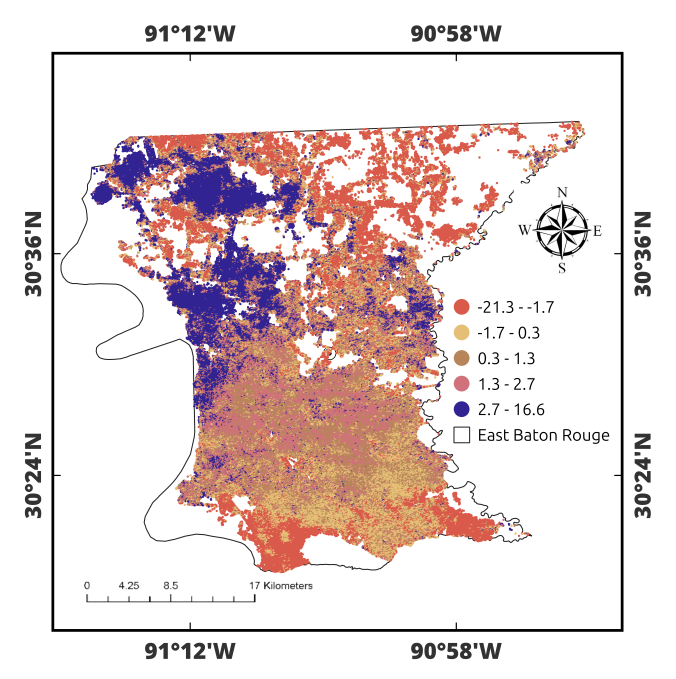
#> input picture media/rf_vel.png, 2027 x 2036 px, found by its file name (shown at 1/3 size); its folder holds 8 pictures in this run
$ python add_legend_titles.py
#> lines starting #> are read from the running program, lines starting #| are printed output that depends on the picture; after the words box and inside, x2 and y2 are one past the last pixel; in counts of white or black regions, pixels touching at a corner belong together
#> in add_legend_title, img is the input picture: PIL image 2027x2036 RGBA; mean R, G, B, A 230.3, 215.8, 215.1, 255
#!/usr/bin/env python3
from collections import deque
import os

import numpy as np
from PIL import Image, ImageDraw, ImageFont

MEDIA = '/home/kangah/Desktop/MasterThesisLsu/media'
FONT_BOLD = '/usr/share/fonts/truetype/dejavu/DejaVuSans-Bold.ttf'
TITLE_SIZE = 38


def find_top_legend_circle(img):
    arr = np.array(img.convert('RGBA'))
    h, w = arr.shape[:2]
#> h = 2036; w = 2027
    x_start = int(w * 0.64)
#> x_start = 1297
    red = arr[:, x_start:, 0]
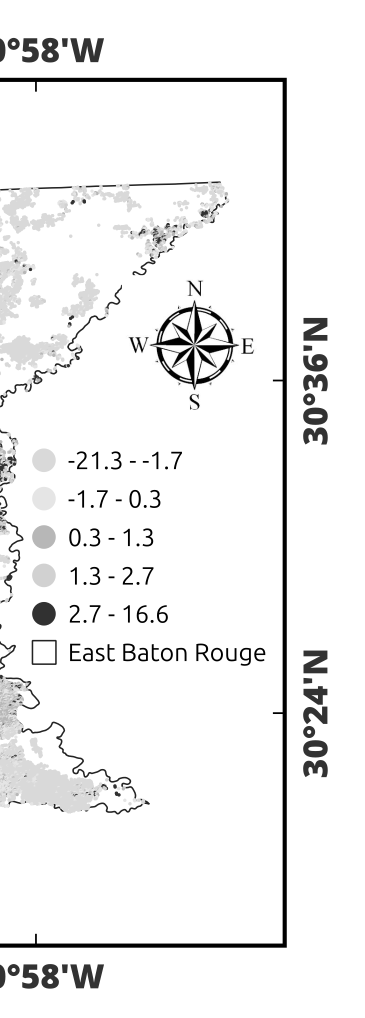
#> red: shape (2036, 730) (shown at 1/2 size); min 0, max 255, mean 241.1
    green = arr[:, x_start:, 1]
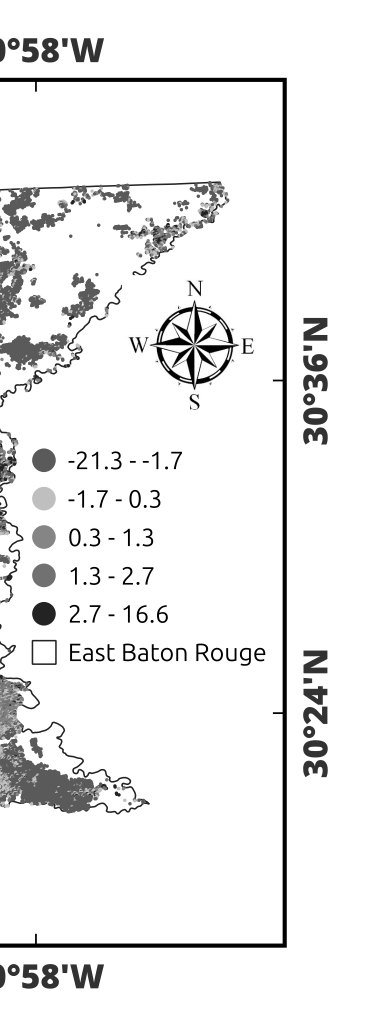
#> green: shape (2036, 730) (shown at 1/2 size); min 0, max 255, mean 236.8
    blue = arr[:, x_start:, 2]
    alpha = arr[:, x_start:, 3]
#> alpha: shape (2036, 730); every value is 255

    mask = (
        (red > 180) &
        (green > 60) & (green < 140) &
        (blue > 40) & (blue < 130) &
        (alpha == 255)
    )
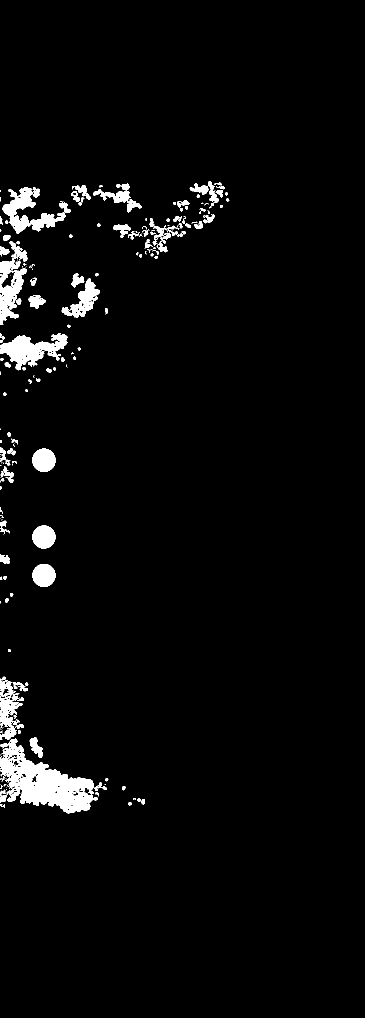
#> mask: shape (2036, 730) bool (shown at 1/2 size); 3.3% white; 207 white regions (88 under 20 px), largest, box (x1, y1, x2, y2) and area: (0, 1477, 204, 1627) 13350, (0, 667, 135, 741) 4705, (0, 482, 55, 650) 4229

    seen = np.zeros_like(mask, dtype=bool)
    candidates = []
    region_h, region_w = mask.shape
#> region_h = 2036; region_w = 730

    for y in range(region_h):
        for x in range(region_w):
            if not mask[y, x] or seen[y, x]:
                continue

            q = deque([(x, y)])
            seen[y, x] = True
            area = 0
            min_x = max_x = x
            min_y = max_y = y

            while q:
                cx, cy = q.popleft()
                area += 1
                min_x = min(min_x, cx)
                max_x = max(max_x, cx)
                min_y = min(min_y, cy)
                max_y = max(max_y, cy)

                for nx, ny in ((cx + 1, cy), (cx - 1, cy), (cx, cy + 1), (cx, cy - 1)):
                    if 0 <= nx < region_w and 0 <= ny < region_h and mask[ny, nx] and not seen[ny, nx]:
                        seen[ny, nx] = True
                        q.append((nx, ny))

            width = max_x - min_x + 1
            height = max_y - min_y + 1
            abs_min_x = min_x + x_start
            abs_max_x = max_x + x_start

            if (
                1400 <= area <= 2200 and
                40 <= width <= 55 and
                40 <= height <= 55 and
                abs_min_x > int(w * 0.66) and
                min_y > int(h * 0.35)
            ):
                candidates.append((min_y, abs_min_x, abs_max_x, max_y))

    if not candidates:
        raise RuntimeError('Could not find a legend circle')

    candidates.sort()
    top_y, left_x, right_x, bottom_y = candidates[0]
#> top_y = 897; left_x = 1361; right_x = 1407; bottom_y = 943
    return left_x, top_y, right_x, bottom_y


def add_legend_title(filename, title, kind):
    src = os.path.join(MEDIA, filename)
    img = Image.open(src).copy()
    draw = ImageDraw.Draw(img)
    font = ImageFont.truetype(FONT_BOLD, TITLE_SIZE)

    circle_left, circle_top, _, _ = find_top_legend_circle(img)
#> circle_left = 1361; circle_top = 897
    if kind == 'vel':
        title_x = circle_left - 12
#> title_x = 1349
    else:
        title_x = circle_left - 50
    title_y = circle_top - TITLE_SIZE - 15
#> title_y = 844

    bbox = draw.textbbox((title_x, title_y), title, font=font)
#> bbox = (1349, 851, 1704, 888)
    draw.rectangle(
        [bbox[0], bbox[1] - 5, bbox[2] + 5, bbox[3] + 5],
        fill='white',
    )
    draw.text((title_x, title_y), title, fill='black', font=font)
    img.save(src, 'PNG')
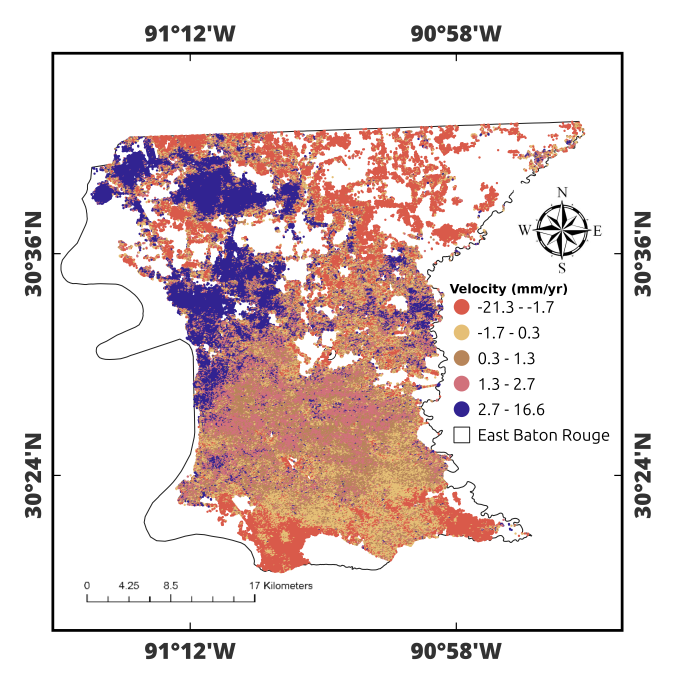
#> saved as rf_vel.png: PIL image 2027x2036 RGBA (shown at 1/3 size); mean R, G, B, A 230.1, 215.5, 214.9, 255
    print(f'  Added "{title}" to {filename} at ({title_x}, {title_y})')
#|   Added "Velocity (mm/yr)" to rf_vel.png at (1349, 844)


for f in ['rf_vel.png', 'et_vel.png', 'sbas_vel.png']:
    add_legend_title(f, 'Velocity (mm/yr)', 'vel')
#> pass 2 of the loop `for f in ['rf_vel.png', 'et_vel.png', 'sbas_vel.png']:`:
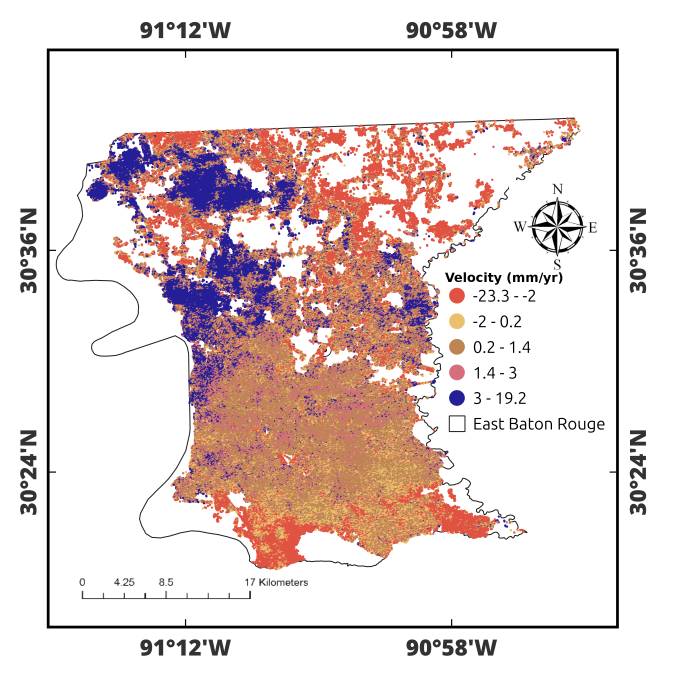
#> input picture media/et_vel.png, 2020 x 2026 px, found by its file name (shown at 1/3 size)
#> in add_legend_title, img is the input picture: PIL image 2020x2026 RGBA; mean R, G, B, A 230.1, 214.6, 212.9, 255
#> red: shape (2026, 728)
#> in find_top_legend_circle (call 2), `green = arr[:, x_start:, 1]`:
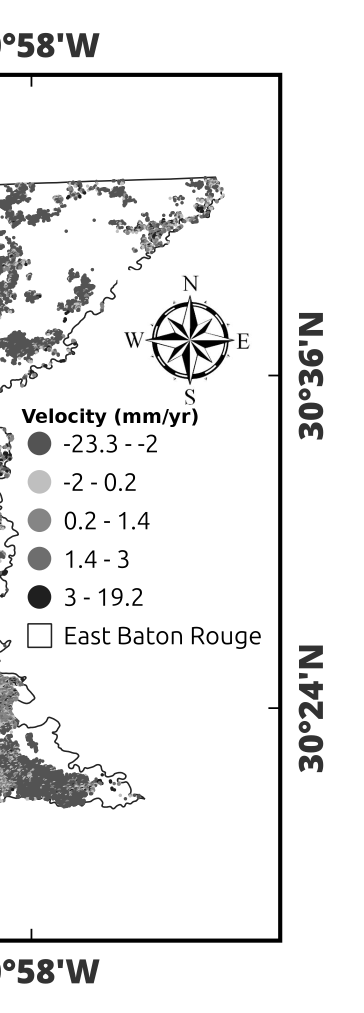
#> green: shape (2026, 728) (shown at 1/2 size); min 0, max 255, mean 236.6
#> blue: shape (2026, 728)
#> alpha: shape (2026, 728); every value is 255
#> in find_top_legend_circle (call 2), `mask = ( (red > 180) & (green > 60) & (green < 140) & (blue > 40) & (b..`:
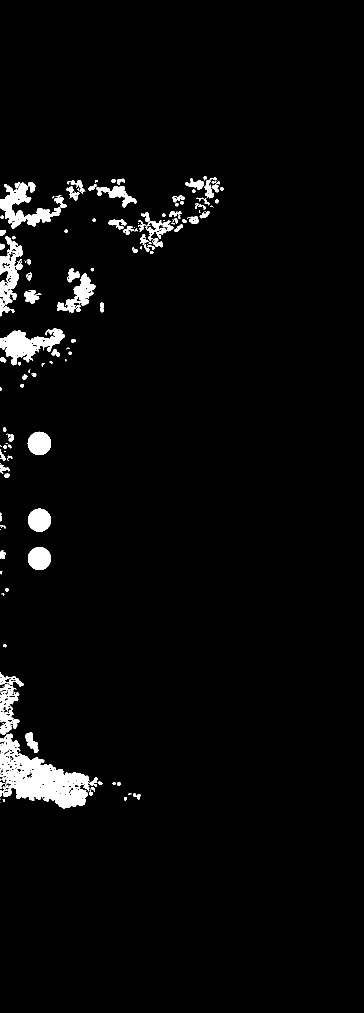
#> mask: shape (2026, 728) bool (shown at 1/2 size); 3.1% white; 156 white regions (46 under 20 px), largest, box (x1, y1, x2, y2) and area: (0, 1467, 179, 1617) 12565, (0, 657, 130, 731) 4322, (0, 365, 122, 457) 3968
#> circle_left = 1347; circle_top = 863
#> title_x = 1335
#> title_y = 810
#> bbox = (1335, 817, 1690, 854)
#|   Added "Velocity (mm/yr)" to et_vel.png at (1335, 810)
#> pass 3 of the loop `for f in ['rf_vel.png', 'et_vel.png', 'sbas_vel.png']:`:
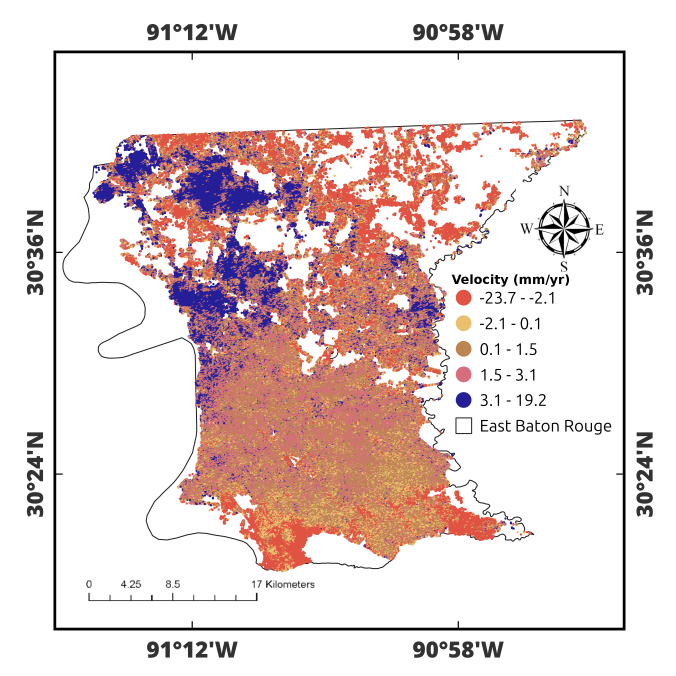
#> input picture media/sbas_vel.png, 2027 x 2027 px, found by its file name (shown at 1/3 size)
#> in add_legend_title, img is the input picture: PIL image 2027x2027 RGBA; mean R, G, B, A 231.2, 214.6, 213.3, 255
#> red: shape (2027, 730)
#> green: shape (2027, 730)
#> in find_top_legend_circle (call 3), `blue = arr[:, x_start:, 2]`:
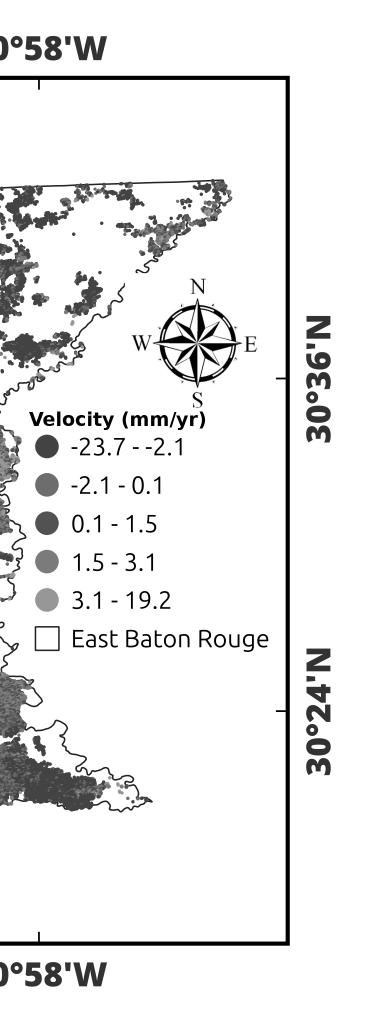
#> blue: shape (2027, 730) (shown at 1/2 size); min 0, max 255, mean 234.5
#> alpha: shape (2027, 730); every value is 255
#> in find_top_legend_circle (call 3), `mask = ( (red > 180) & (green > 60) & (green < 140) & (blue > 40) & (b..`:
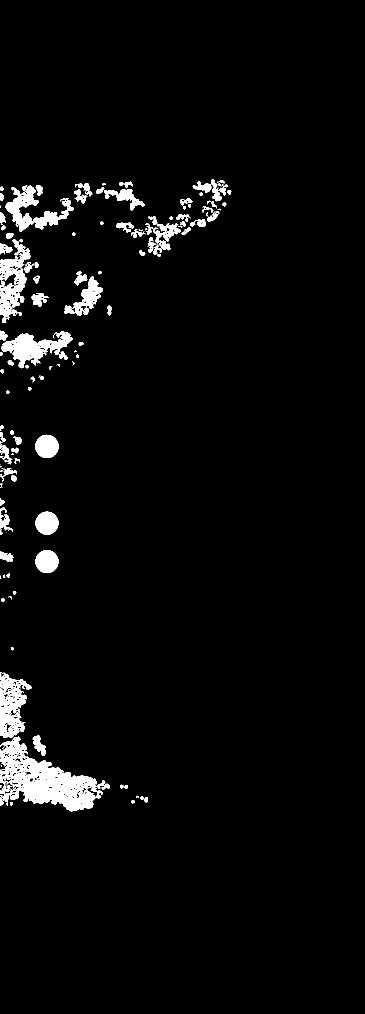
#> mask: shape (2027, 730) bool (shown at 1/2 size); 3.6% white; 143 white regions (36 under 20 px), largest, box (x1, y1, x2, y2) and area: (0, 1473, 220, 1623) 14044, (0, 478, 61, 646) 4662, (2, 663, 145, 737) 4487
#> circle_left = 1367; circle_top = 869
#> title_x = 1355
#> title_y = 816
#> bbox = (1355, 823, 1710, 860)
#|   Added "Velocity (mm/yr)" to sbas_vel.png at (1355, 816)

for f in ['rf_susc.png', 'et_susc.png', 'sbas_susc.png']:
    add_legend_title(f, 'Susceptibility', 'susc')
#> (the run stopped early here; a loop or call above may not have finished)
